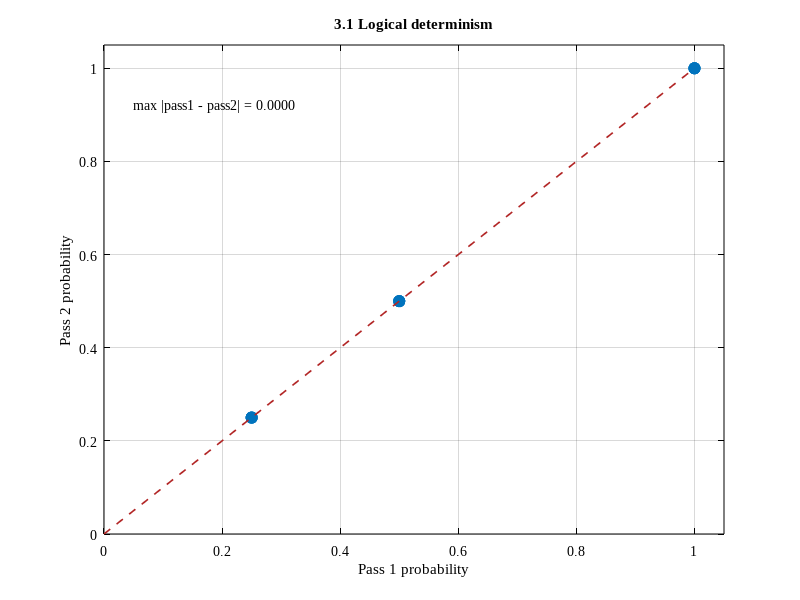
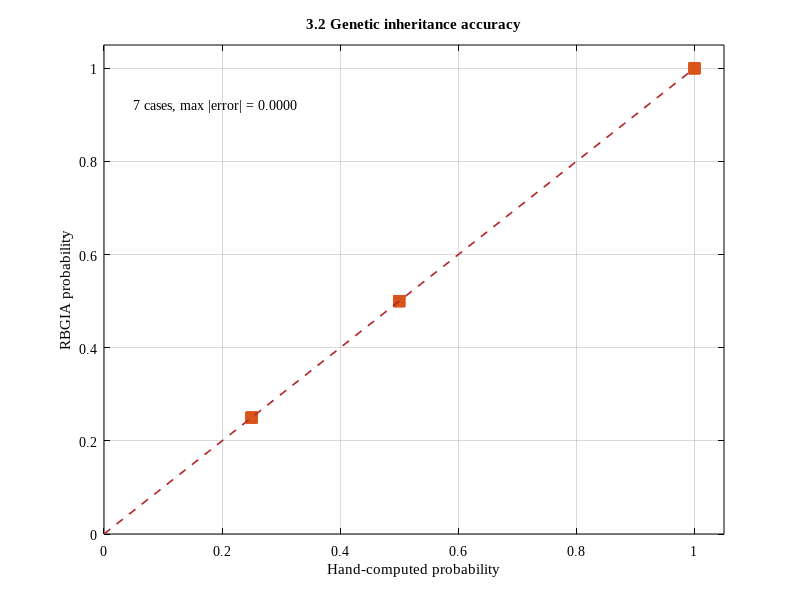
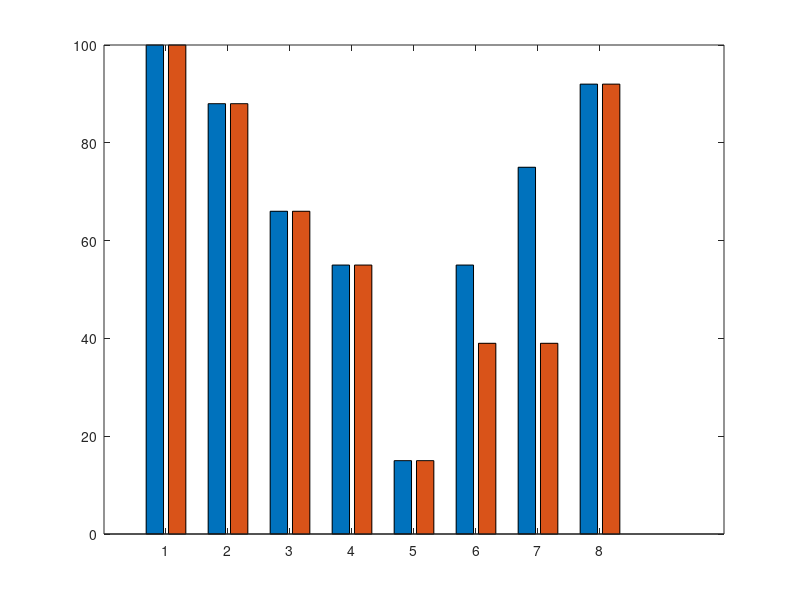

The MATLAB source for these figures, in order: (Note: this script raises an error after producing the figures.)
close all
clc

fprintf('\nSOP 3. Computational performance and algorithmic behavior of RBGIA\n')
fprintf('3.1 to 3.6\n')
fprintf('Punnett and the score contain no random draw. Cost is an operation count, not a wall-clock time.\n')
fprintf('================================================================\n')

expP = [1 1 1 0.5 0.5 1 0.25 0.25 0.25 0.25 0.5 0.5];
run1 = zeros(1,12);
run2 = zeros(1,12);

for pass = 1:2
    v = zeros(1,12);
    cock = {'bl+','bl+'}; hen = {'bl+','bl+'}; n = 0;
    for i = 1:2
        for j = 1:2
            if strcmp(cock{i},'bl+') && strcmp(hen{j},'bl+')
                n = n + 1;
            end
        end
    end
    v(1) = n / 4;

    cock = {'blaq','blaq'}; hen = {'bl+','bl+'}; n = 0;
    for i = 1:2
        for j = 1:2
            pair = sort({cock{i}, hen{j}});
            if strcmp(pair{1},'bl+') && strcmp(pair{2},'blaq')
                n = n + 1;
            end
        end
    end
    v(2) = n / 4;

    cock = {'blaq','blaq'}; hen = {'blaq','blaq'}; n = 0;
    for i = 1:2
        for j = 1:2
            if strcmp(cock{i},'blaq') && strcmp(hen{j},'blaq')
                n = n + 1;
            end
        end
    end
    v(3) = n / 4;

    cock = {'D+','D'}; hen = {'D+','D+'}; nNone = 0; nSingle = 0; nDouble = 0;
    for i = 1:2
        for j = 1:2
            if strcmp(cock{i},'D+') && strcmp(hen{j},'D+')
                nNone = nNone + 1;
            elseif strcmp(cock{i},'D') && strcmp(hen{j},'D')
                nDouble = nDouble + 1;
            else
                nSingle = nSingle + 1;
            end
        end
    end
    v(4) = nNone / 4;
    v(5) = nSingle / 4;

    cock = {'a*bz','a*bz'}; hen = {'a+','a+'}; n = 0;
    for i = 1:2
        for j = 1:2
            pair = sort({cock{i}, hen{j}});
            if strcmp(pair{1},'a*bz') && strcmp(pair{2},'a+')
                n = n + 1;
            end
        end
    end
    v(6) = n / 4;

    cockZ = {'ino+','ino'}; henZ = 'ino+';
    sonWild = 0; sonSplit = 0; dauWild = 0; dauIno = 0;
    for i = 1:2
        if strcmp(cockZ{i}, henZ)
            sonWild = sonWild + 0.25;
        else
            sonSplit = sonSplit + 0.25;
        end
        if strcmp(cockZ{i},'ino+')
            dauWild = dauWild + 0.25;
        else
            dauIno = dauIno + 0.25;
        end
    end
    v(7) = sonWild; v(8) = sonSplit; v(9) = dauWild; v(10) = dauIno;

    cockZ = {'ino','ino'}; henZ = 'ino+';
    sonSplit = 0; dauIno = 0;
    for i = 1:2
        if ~strcmp(cockZ{i}, henZ)
            sonSplit = sonSplit + 0.25;
        end
        if strcmp(cockZ{i},'ino')
            dauIno = dauIno + 0.25;
        end
    end
    v(11) = sonSplit; v(12) = dauIno;

    if pass == 1
        run1 = v;
    else
        run2 = v;
    end
end

detDiff = max(abs(run1 - run2));
accDiff = max(abs(run1 - expP));

fprintf('\n3.1 Logical determinism\n')
fprintf('The same 12 genotype probabilities were built twice. No random number was used.\n')
fprintf('Maximum absolute difference between pass 1 and pass 2 = %.4f\n', detDiff)
if detDiff == 0
    fprintf('Result: the distribution repeats.\n')
else
    fprintf('Result: the two passes differ.\n')
end

rolls = [0.10 0.20 0.30; 0.99 0.10 0.10; 0.50 0.96 0.10];
tend = [0.94 0.95 0.95];
status = zeros(3,2);
for pass = 1:2
    for egg = 1:3
        status(egg,pass) = 1;
        for stage = 1:3
            if rolls(egg,stage) > tend(stage)
                status(egg,pass) = 0;
                break
            end
        end
    end
end
fprintf('Clutch illustration, same rolls twice. Status match = %d. Inheritance vector unchanged = %d.\n', all(status(:,1)==status(:,2)), max(abs(run1-run2))==0)
fprintf('A new roll can change an egg. It does not change the 12 probabilities.\n')

figure(1)
plot(run1, run2, 'o', 'MarkerSize', 8, 'MarkerFaceColor', [0.00 0.45 0.74], 'Color', [0.00 0.45 0.74])
hold on
plot([0 1], [0 1], '--', 'Color', [0.70 0.15 0.15], 'LineWidth', 1.2)
xlim([0 1.05]); ylim([0 1.05])
xlabel('Pass 1 probability'); ylabel('Pass 2 probability')
title('3.1 Logical determinism')
grid on
set(gca,'FontName','Times New Roman','Color','w','XColor','k','YColor','k')
set(gcf,'Color','w')
text(0.05, 0.92, sprintf('max |pass1 - pass2| = %.4f', detDiff), 'FontName','Times New Roman')

fprintf('\n3.2 Genetic inheritance accuracy\n')
fprintf('Seven hand-computed cases. Agreement means the absolute error is 0.\n')
names = {'Green x green','Aqua x green','Aqua x aqua','Dark green x green, no dark','Dark green x green, single dark','Bronze fallow x non-carrier','SL ino split cock, wild son','SL ino split cock, split son','SL ino split cock, wild daughter','SL ino split cock, visual daughter','SL ino visual cock, split son','SL ino visual cock, visual daughter'};
fprintf('%-44s %10s %10s %10s\n','Outcome','Hand','RBGIA','Error')
for k = 1:12
    fprintf('%-44s %10.2f %10.2f %10.4f\n', names{k}, expP(k), run1(k), abs(run1(k)-expP(k)))
end
fprintf('Cases = 7. Outcomes = 12. Maximum absolute error = %.4f\n', accDiff)
if accDiff == 0
    fprintf('Result: the grid matches the hand computation.\n')
else
    fprintf('Result: at least one outcome does not match.\n')
end

figure(2)
plot(expP, run1, 's', 'MarkerSize', 8, 'MarkerFaceColor', [0.85 0.33 0.10], 'Color', [0.85 0.33 0.10])
hold on
plot([0 1], [0 1], '--', 'Color', [0.70 0.15 0.15], 'LineWidth', 1.2)
xlim([0 1.05]); ylim([0 1.05])
xlabel('Hand-computed probability'); ylabel('RBGIA probability')
title('3.2 Genetic inheritance accuracy')
grid on
set(gca,'FontName','Times New Roman','Color','w','XColor','k','YColor','k')
set(gcf,'Color','w')
text(0.05, 0.92, sprintf('7 cases, max |error| = %.4f', accDiff), 'FontName','Times New Roman')

fprintf('\n3.3 Compatibility scoring effectiveness\n')
fprintf('Effectiveness here is movement with the written rule, including the cap.\n')
fprintf('It is not a claim that breeders prefer the weights.\n')
fprintf('Raw = 30 + 20 + 15 + 15 + 10 + 10 at most.\n')
fprintf('A block stores min(Raw, 39). A stored 75 would be the wrong label.\n\n')

spPts = [30 18 12 8 0];
spName = {'Same species','Documented hybrid','Limited','Undocumented','Unsupported'};
nm = {'Same species, complete','Documented hybrid','Limited, two unverified, one shared recessive','Undocumented, infertile, same deductions','Thin records, stacked warnings','Unsupported species','Invalid mutation, blocked','One close-relationship warning'};
short = {'Same','Hybrid','Limited','Undoc.','Thin','Unsup.','Invalid','Close'};
M = [
1 1 4 0 2  0 0  0 0 0  2 2 3  1 1 0  0
2 1 4 0 2  0 0  0 0 0  2 2 3  0 1 0  0
3 1 2 2 1  0 2  1 0 0  2 2 3  0 1 0  0
4 1 2 2 1  0 2  1 0 0  2 1 3  0 1 1  0
4 0 0 0 0  0 5  1 1 1  0 0 0  0 1 0  0
5 1 4 0 2  0 0  0 0 0  2 2 3  0 1 0  1
1 1 4 0 2  1 0  0 0 0  2 2 3  1 0 0  1
1 1 4 0 2  0 0  0 1 0  2 2 3  1 1 0  0
];
rawV = zeros(1,8); finV = zeros(1,8); labs = cell(1,8);
for c = 1:8
    sp = M(c,1); Ps = spPts(sp); Pi = 0;
    if M(c,2)==1, Pi = Pi + 8; end
    if M(c,3)>0, Pi = Pi + min(6, 2+M(c,3)); end
    if M(c,4)==0 && M(c,2)==1
        Pi = Pi + 4;
    elseif M(c,4)>0
        Pi = Pi + max(0, 4-M(c,4));
    end
    if M(c,5)==2, Pi = Pi + 2; elseif M(c,5)==1, Pi = Pi + 1; end
    Pi = min(20, Pi);
    if M(c,6)==1, Pm = 0; else, Pm = max(0, 15-3*M(c,7)); end
    if sp==5, Pr = 0; else, Pr = max(0, 15-5*M(c,8)-8*M(c,9)-2*M(c,10)); end
    Pd = 0;
    if M(c,11)==2, Pd = Pd + 4; elseif M(c,11)==1, Pd = Pd + 1; end
    if M(c,12)==2, Pd = Pd + 3; elseif M(c,12)==1, Pd = Pd + 1; end
    if M(c,13)==3, Pd = Pd + 3; elseif M(c,13)==2, Pd = Pd + 2; elseif M(c,13)==1, Pd = Pd + 1; end
    if M(c,14)==1, Pd = Pd + 1; end
    Pd = min(10, Pd);
    if M(c,15)==0, Pc = 0; else, Pc = max(0, 10-3*M(c,10)-5*M(c,16)); end
    raw = Ps+Pi+Pm+Pr+Pd+Pc;
    if M(c,17)==1
        final = min(raw, 39); lab = 'Not Recommended';
    else
        final = max(0, min(100, raw));
        if final>=90, lab = 'Excellent';
        elseif final>=75, lab = 'Good';
        elseif final>=60, lab = 'Fair';
        elseif final>=40, lab = 'Poor';
        else, lab = 'Not Recommended';
        end
    end
    rawV(c) = raw; finV(c) = final; labs{c} = lab;
    fprintf('%-52s raw %3d  stored %3d  %s\n', nm{c}, raw, final, lab)
end
fprintf('Invalid mutation raw 75 is stored as %d, so it is not labeled Good.\n', finV(7))
fprintf('Unsupported raw 55 is stored as %d.\n', finV(6))

figure(3)
bar(1:8, [rawV; finV]', 'grouped')
hold on
yline(39, '--', 'Cap = 39', 'Color', [0.70 0.15 0.15], 'LineWidth', 1.2)
ylim([0 110])
set(gca,'XTick',1:8,'XTickLabel',short,'FontName','Times New Roman','Color','w','XColor','k','YColor','k')
ylabel('Score'); title('3.3 Compatibility scoring effectiveness')
legend({'Raw score','Stored score'}, 'Location','northeast')
grid on
set(gcf,'Color','w')

fprintf('\n3.4 Time complexity\n')
fprintf('One autosomal locus evaluates a 2 x 2 grid. One sex-linked locus evaluates two Z alleles.\n')
fprintf('With M loci and at most K allele combinations on a locus, the Punnett work is O(M) to O(M·K).\n')
Ms = 1:12;
counted = zeros(1,12);
for m = 1:12
    n = 0;
    for locus = 1:m
        for i = 1:2
            for j = 1:2
                n = n + 1;
            end
        end
    end
    counted(m) = n;
end
fprintf('Counted Punnett cells at M = 12: %d. Formula 4M = %d.\n', counted(12), 4*12)

figure(4)
plot(Ms, counted, '-o', 'LineWidth', 1.8, 'MarkerFaceColor', [0.00 0.45 0.74], 'Color', [0.00 0.45 0.74])
hold on
plot(Ms, 8*Ms, '--', 'Color', [0.85 0.33 0.10], 'LineWidth', 1.4)
xlabel('Number of loci, M'); ylabel('Cells evaluated')
title('3.4 Time complexity')
legend({'K = 4, counted 4M','K = 8, bound M·K'}, 'Location','northwest')
grid on
set(gca,'FontName','Times New Roman','Color','w','XColor','k','YColor','k')
set(gcf,'Color','w')

fprintf('\n3.5 Space complexity\n')
fprintf('The trait map stores one record per locus, so that part is O(M).\n')
fprintf('The joint table is extra space. It is not part of the O(M) map.\n')
jointRows = 3 .^ Ms;
fprintf('At M = 8, trait-map rows = %d and unmerged joint genotypes = %d.\n', 8, 3^8)

figure(5)
yyaxis left
plot(Ms, Ms, '-o', 'LineWidth', 1.8, 'MarkerFaceColor', [0.00 0.45 0.74])
ylabel('Trait-map rows, O(M)')
yyaxis right
semilogy(Ms, jointRows, '-s', 'LineWidth', 1.8, 'MarkerFaceColor', [0.85 0.33 0.10])
ylabel('Joint genotypes, 3^M')
xlabel('Number of loci, M')
title('3.5 Space complexity')
grid on
set(gca,'FontName','Times New Roman')
set(gcf,'Color','w')

fprintf('\n3.6 Scalability as trait combinations increase\n')
fprintf('Each new 3-genotype locus multiplies the joint table.\n')
fprintf('A path is dropped when its probability falls below 10^{-12}.\n')

Ms6 = 1:20;
jointRows6 = 3 .^ Ms6;
chain6 = (0.25) .^ Ms6;
cut6 = find(chain6 < 1e-12, 1, 'first');

fprintf('A chain of independent 1/4 outcomes first falls below 10^{-12} at M = %d.\n', cut6)
fprintf('The joint table count is 3^M, while the chain probability is (1/4)^M.\n')
fprintf('They are shown on separate axes so the count and probability are not mixed.\n')

figure(6)
tiledlayout(1,2,'TileSpacing','compact','Padding','compact')

nexttile
plot(Ms6, jointRows6, '-o', ...
    'LineWidth', 1.8, ...
    'MarkerFaceColor', [0.00 0.45 0.74], ...
    'Color', [0.00 0.45 0.74])
xlabel('Number of loci, M')
ylabel('Joint genotypes, 3^M')
title('Joint table growth')
grid on
set(gca,'FontName','Times New Roman','Color','w','XColor','k','YColor','k')

nexttile
semilogy(Ms6, chain6, '-s', ...
    'LineWidth', 1.8, ...
    'MarkerFaceColor', [0.85 0.33 0.10], ...
    'Color', [0.85 0.33 0.10])
hold on
yline(1e-12, '--', 'Cutoff 10^{-12}', 'Color', [0.70 0.15 0.15], 'LineWidth', 1.2)
xlabel('Number of loci, M')
ylabel('Probability of one 1/4 chain')
title(sprintf('Chain drops below cutoff at M = %d', cut6))
legend({'One 1/4 chain','Cutoff'}, 'Location', 'southwest')
grid on
set(gca,'FontName','Times New Roman','Color','w','XColor','k','YColor','k')
set(gcf,'Color','w')


fprintf('\nSummary for Chapter 4\n')
fprintf('3.1 Determinism: max difference = %.4f\n', detDiff)
fprintf('3.2 Accuracy: 7 hand-computed cases, max error = %.4f\n', accDiff)
fprintf('3.3 Scoring: raw 75 stored as %d; raw 55 stored as %d; close-relationship pair stored as %d\n', finV(7), finV(6), finV(8))
fprintf('3.4 Time: Punnett cells = 4M for K = 4, inside O(M) to O(M·K)\n')
fprintf('3.5 Space: trait map = M; joint table is additional\n')
fprintf('3.6 Scale: joint genotypes = 3^M; the 1/4 chain drops at M = %d; no millisecond claim\n', cut6)
